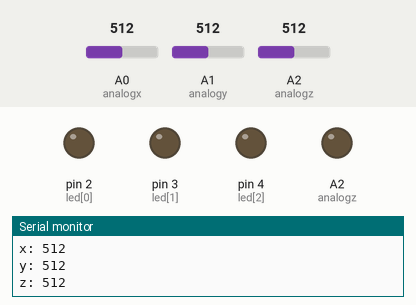
Bench run of a sketch on a simulated Arduino Uno, built with avr-gcc and run on an emulated ATmega328P. On the bench: output pins drawn as LEDs (lit = HIGH), the last lines printed to the serial monitor. Inputs (shaded band) come from the test bench; at power-on: A0 (analogx) = 512, A1 (analogy) = 512, A2 (analogz) = 512.

Above: at 1.2 s.
1.3 s: A0 (analogx) set to 340
3.0 s: A0 (analogx) set to 307
At 4.5 s:
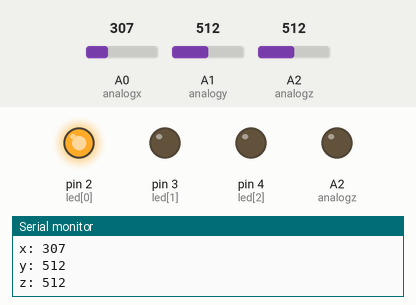
4.8 s: A1 (analogy) set to 331
6.3 s: A1 (analogy) set to 312
At 7.4 s:
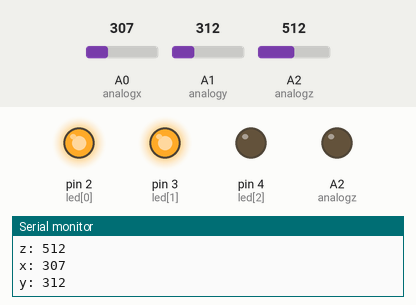
8.1 s: A2 (analogz) set to 341
9.6 s: A2 (analogz) set to 314
At 10.3 s:
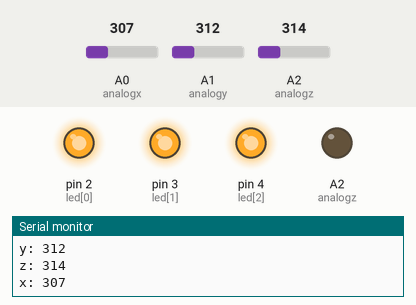
Timing chart, 0 to 12.4 s (numbered marks = the images above; inputs shaded):
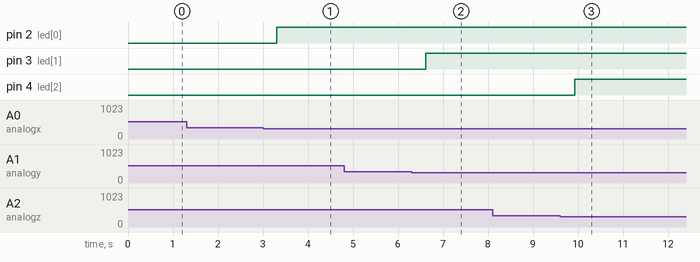

Measured:
- the behaviour switches between 325 and 324 on A0 (analogx) (found by bisection; images 0 and 1)
- the behaviour switches between 325 and 324 on A1 (analogy) (found by bisection; images 1 and 2)
- the behaviour switches between 325 and 324 on A2 (analogz) (found by bisection; images 2 and 3)
- after the input at 3.0 s, pin 2 (led[0]): LOW → HIGH after 0.31 s
- after the input at 6.3 s, pin 3 (led[1]): LOW → HIGH after 0.32 s
- after the input at 9.6 s, pin 4 (led[2]): LOW → HIGH after 0.33 s

The sketch:

accelrometer.ino
```cpp
int analogx=A0;
int analogy=A1;
int analogz=A2;
int sensor1;
int sensor2;
int sensor3;
int led[]={2,3,4};
void setup() {
  // put your setup code here, to run once:
Serial.begin(9600);
for(int i=0;i<4;i++){
pinMode(led[i],OUTPUT);
}
}

void loop() {
  // put your main code here, to run repeatedly:
     sensor1=analogRead(analogx);
     Serial.print("x: ");
     Serial.println(sensor1);
     delay(100);
              Serial.print("y: ");
              sensor2=analogRead(analogy);
              Serial.println(sensor2);
              delay(100);
                  Serial.print("z: ");
                  sensor3=analogRead(analogz);
                  Serial.println(sensor3);
                  delay(100);
if(sensor1<325){
  digitalWrite(led[0],HIGH);
}
  if(sensor2<325){
    digitalWrite(led[1],HIGH);
    }
    if(sensor3<325){
    digitalWrite(led[2],HIGH);
    }

}
```
